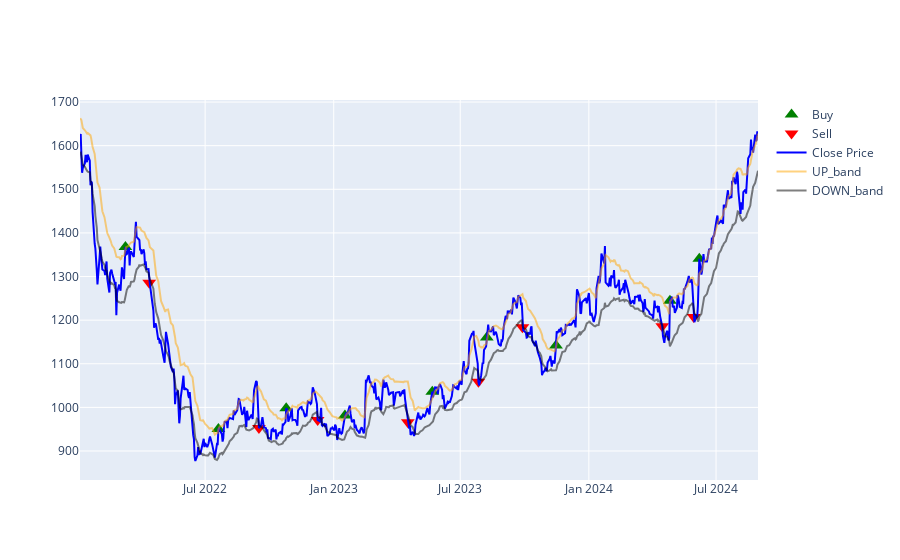

Notebook code cell kept with this figure:
### Code cell
techm_df=atr(techm)
techm_df=techm_df.reset_index()

### Figure 1 — Plotly figure (JSON) as saved in the notebook; plotly's stock layout.template omitted (floating-point values rounded to 4 significant figures; data arrays with more than 128 entries replaced by an {"elided": "..."} marker saying what was removed)
{"data": [{"marker": {"color": "green", "size": 12, "symbol": "triangle-up"}, "mode": "markers", "name": "Buy", "type": "scatter", "x": ["2022-03-09T00:00:00", "2022-07-20T00:00:00", "2022-10-25T00:00:00", "2023-01-17T00:00:00", "2023-05-22T00:00:00", "2023-08-08T00:00:00", "2023-11-15T00:00:00", "2024-04-26T00:00:00", "2024-06-07T00:00:00"], "y": [1368.0, 950.2, 998.1, 981.3, 1036.0, 1160.0, 1142.0, 1244.0, 1341.0]}, {"marker": {"color": "red", "size": 12, "symbol": "triangle-down"}, "mode": "markers", "name": "Sell", "type": "scatter", "x": ["2022-04-12T00:00:00", "2022-09-16T00:00:00", "2022-12-09T00:00:00", "2023-04-17T00:00:00", "2023-07-27T00:00:00", "2023-09-28T00:00:00", "2024-04-15T00:00:00", "2024-05-30T00:00:00"], "y": [1286.0, 952.7, 971.2, 966.2, 1059.0, 1184.0, 1186.0, 1207.0]}, {"line": {"color": "blue"}, "name": "Close Price", "type": "scatter", "x": {"elided": "656 str values"}, "y": {"elided": "656 float values"}}, {"line": {"color": "orange"}, "name": "UP_band", "opacity": 0.5, "type": "scatter", "x": {"elided": "656 str values"}, "y": {"elided": "656 float values"}}, {"line": {"color": "black"}, "name": "DOWN_band", "opacity": 0.5, "type": "scatter", "x": {"elided": "656 str values"}, "y": {"elided": "656 float values"}}], "layout": {"autosize": true, "xaxis": {"autorange": true, "range": ["2022-01-03", "2024-08-30"], "type": "date"}, "yaxis": {"autorange": true, "range": [833.5, 1705.0], "type": "linear"}}}
